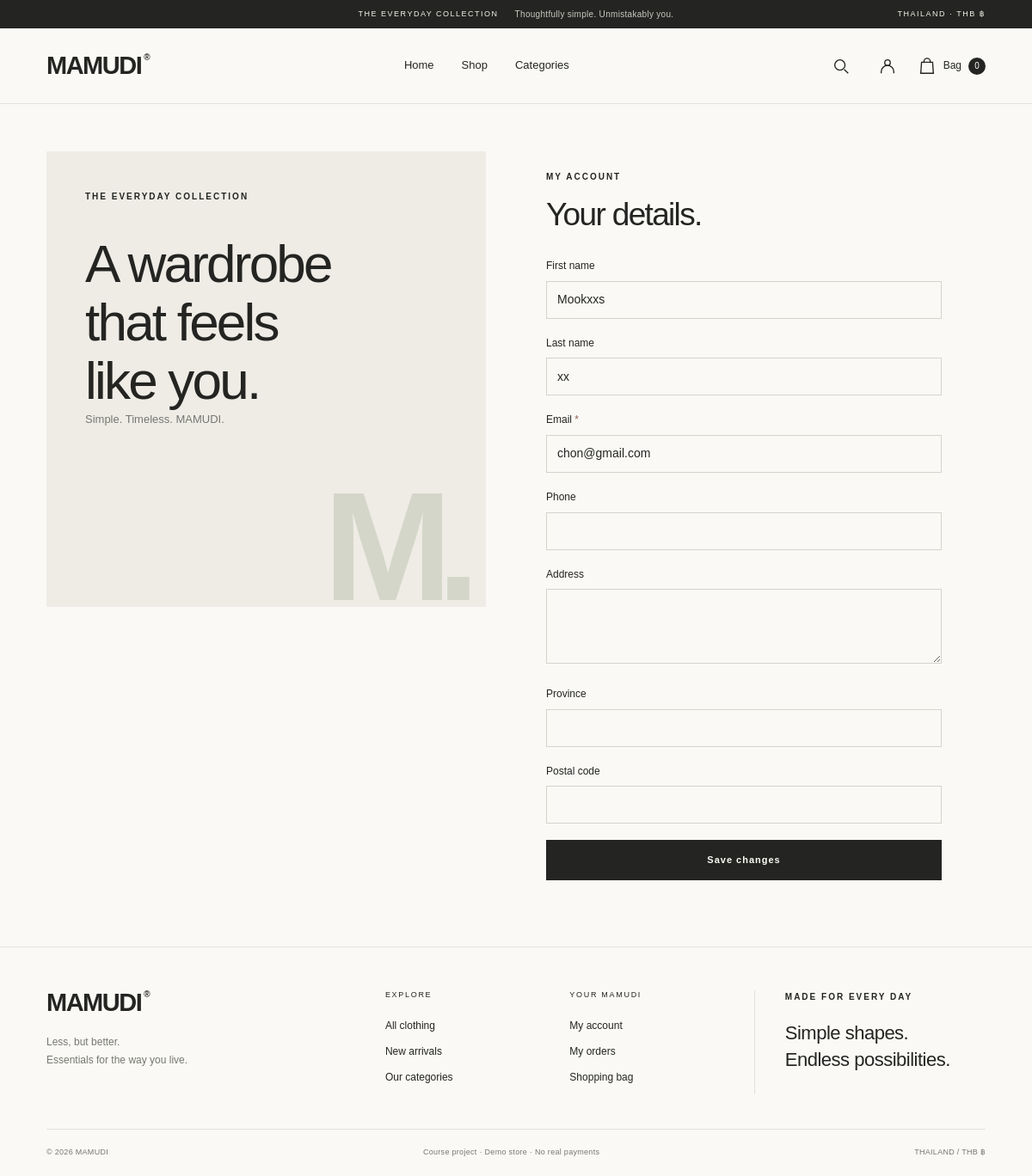
The page /accounts/profile/ (signed in) on the database its author committed.
### accounts/models.py (models this page shows)
class User(AbstractUser):
    class Role(models.TextChoices):
        ADMIN = 'admin', 'Admin'
        CUSTOMER = 'customer', 'Customer'
    email = models.EmailField(unique=True)
    role = models.CharField(max_length=10, choices=Role.choices, default=Role.CUSTOMER)
    phone = models.CharField(max_length=20, blank=True)
    address = models.TextField(blank=True)
    province = models.CharField(max_length=100, blank=True)
    postal_code = models.CharField(max_length=5, blank=True)
    class Meta:
        constraints = [models.UniqueConstraint(Lower('email'), name='unique_user_email_ci')]
    @property
    def is_store_admin(self):
        return self.is_active and (self.is_superuser or self.role == self.Role.ADMIN)

### accounts/views.py (the view)
# urls.py: path('profile/', views.profile, name='profile'),
@login_required
def profile(request):
    form = ProfileForm(request.POST or None, instance=request.user)
    if request.method == 'POST' and form.is_valid():
        form.save()
        messages.success(request, 'Your profile has been updated.')
        return redirect('profile')
    return render(request, 'accounts/form.html', {'form': form, 'title': 'Your details.', 'eyebrow': 'MY ACCOUNT', 'button': 'Save changes'})

### accounts/forms.py
class ProfileForm(UniqueEmailMixin, forms.ModelForm):
    class Meta:
        model = User
        fields = ['first_name', 'last_name', 'email', 'phone', 'address', 'province', 'postal_code']
        widgets = {'address': forms.Textarea(attrs={'rows': 3})}

### catalog/context_processors.py (called while the page is built)
def store_context(request):
    cart = request.session.get('cart', {})
    count = sum(item.get('quantity', 0) for item in cart.values())
    return {'nav_categories': Category.objects.all(), 'cart_count': count}

### templates/accounts/form.html (shortened to what this page needs)
{% extends 'base.html' %}{% block title %}{{ eyebrow|default:'Account' }} | MAMUDI{% endblock %}
{% block content %}<div class="auth-layout container"><div class="auth-story"><span class="eyebrow">THE EVERYDAY COLLECTION</span><h2>A wardrobe<br>that feels<br>like you.</h2><p>Simple. Timeless. MAMUDI.</p><span class="auth-mark" aria-hidden="true">M.</span></div><section class="auth-panel"><span class="eyebrow">{{ eyebrow }}</span><h1>{{ title }}</h1><form method="post" class="form-stack">{% include 'includes/form_fields.html' %}<button class="button w-full">{{ button }}</button></form></section></div>{% endblock %}

### templates/includes/form_fields.html (shortened to what this page needs)
{% for field in form %}
  {% if field.is_hidden %}
    {{ field }}{% if field.errors %}<div class="field-error">{{ field.errors }}</div>{% endif %}
  {% elif field.name == 'image_count' %}
    {% include 'dashboard/product_image_fields.html' %}
  {% elif field.name == 'image_1' or field.name == 'image_2' or field.name == 'image_3' or field.name == 'image_4' or field.name == 'image_5' %}
  {% else %}
    <div class="form-field {% if field.name == 'description' or field.name == 'address' or field.name == 'sizes' or field.name == 'gender' %}full-width{% endif %}">
      {% if field.name == 'is_active' %}<label class="checkbox-label">{{ field }} <span>{{ field.label }}</span></label>{% else %}<label for="{{ field.id_for_label }}">{{ field.label }}{% if field.field.required %}<span class="required"> *</span>{% endif %}</label>{{ field }}{% endif %}
    </div>
  {% endif %}
{% endfor %}

### static/css/site.css (style rules this page uses)
:root { --paper:#faf9f6;--white:#fff;--ink:#242522;--muted:#767870;--line:#e3e2dc;--cream:#eeece5;--beige:#c1b8a6;--green:#42634b;--danger:#a1392f;--space:clamp(22px,4.5vw,80px) }
* { box-sizing:border-box }
html { scroll-behavior:smooth;scroll-padding-top:100px }
body { margin:0;background:var(--paper);color:var(--ink);font-family:StoreSans,'Tahoma',sans-serif;font-size:14px;line-height:1.55 }
button,input,select,textarea { font:inherit }
button,a,input,select,textarea,summary { -webkit-tap-highlight-color:transparent }
button { cursor:pointer }
button,summary { color:inherit }
h1,h2,h3,p { margin-top:0 }
h1,h2,h3 { font-weight:500;line-height:1.13;letter-spacing:-.045em }
h1 { font-size:clamp(34px,4vw,58px);margin-bottom:16px }
h2 { font-size:clamp(25px,3vw,38px) }
p { line-height:1.75 }
a,button { transition:background .2s,color .2s,opacity .2s }
.container { width:calc(100% - var(--space)*2);max-width:1500px;margin-inline:auto }
.eyebrow { font-size:10px;letter-spacing:2px;font-weight:600;text-transform:uppercase;display:block;margin-bottom:15px }
.button { display:inline-flex;justify-content:center;align-items:center;gap:30px;min-height:47px;padding:12px 23px;border:1px solid var(--ink);background:var(--ink);color:var(--paper);font-size:11px;letter-spacing:1px;font-weight:600;line-height:1.5;text-align:center }
.full-width { grid-column:1/-1 }
input:not([type=checkbox]):not([type=radio]):not([type=hidden]),select,textarea { border:1px solid #d3d5cc;background:var(--paper);padding:10px 12px;min-height:44px;border-radius:0;color:var(--ink);max-width:100% }
textarea { resize:vertical }
.form-stack { display:grid;gap:19px }
.form-field { min-width:0 }
.form-field>label { display:block;font-size:12px;font-weight:500;margin-bottom:8px }
.form-field>input:not([type=checkbox]),.form-field>select,.form-field>textarea { width:100% }
.required { color:#8e6553 }
.auth-layout { display:grid;grid-template-columns:1fr 1fr;padding-block:55px;gap:70px;align-items:start }
.auth-story { background:var(--cream);padding:45px;min-height:530px;position:relative;overflow:hidden }
.auth-story h2 { font-size:62px;line-height:1.1;margin-top:36px }
.auth-story p { color:var(--muted);font-size:13px }
.auth-mark { position:absolute;right:25px;bottom:-20px;font-size:180px;font-weight:700;line-height:1;color:#d4d6c9;letter-spacing:-18px }
.auth-panel { padding:22px 0;max-width:460px;width:100% }
.auth-panel h1 { font-size:37px;margin-bottom:30px }
.w-full { width:100% }

### rows shown on the page
User: form "Mookxxs" "xx" "chon@gmail.com"

### other values the page prints
{{ cart_count }} "0"
{{ eyebrow }} "MY ACCOUNT"
{{ title }} "Your details."
{{ field.label }} "First name" "Last name" "Email" "Phone" "Address" "Province" "Postal code"
{{ button }} "Save changes"
